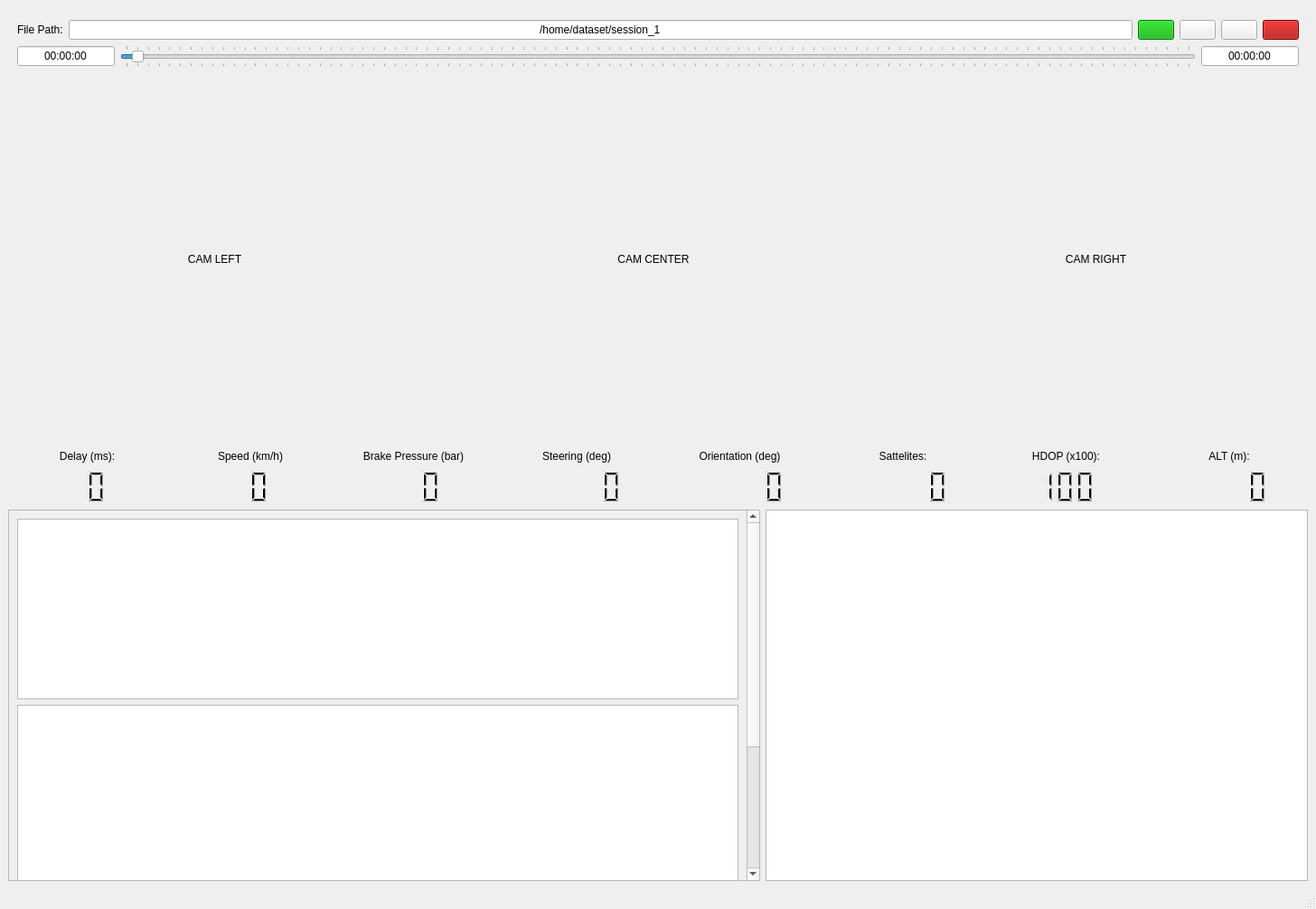
<?xml version="1.0" encoding="UTF-8"?>
<ui version="4.0">
 <class>MainWindow</class>
 <widget class="QMainWindow" name="MainWindow">
  <property name="geometry">
   <rect>
    <x>0</x>
    <y>0</y>
    <width>1456</width>
    <height>1006</height>
   </rect>
  </property>
  <property name="sizePolicy">
   <sizepolicy hsizetype="Preferred" vsizetype="Preferred">
    <horstretch>0</horstretch>
    <verstretch>0</verstretch>
   </sizepolicy>
  </property>
  <property name="windowTitle">
   <string>NemoPlayer</string>
  </property>
  <widget class="QWidget" name="centralwidget">
   <layout class="QVBoxLayout" name="verticalLayout_9">
    <item>
     <spacer name="verticalSpacer">
      <property name="orientation">
       <enum>Qt::Vertical</enum>
      </property>
      <property name="sizeType">
       <enum>QSizePolicy::Fixed</enum>
      </property>
      <property name="sizeHint" stdset="0">
       <size>
        <width>17</width>
        <height>13</height>
       </size>
      </property>
     </spacer>
    </item>
    <item>
     <layout class="QHBoxLayout" name="horizontalLayout">
      <property name="leftMargin">
       <number>10</number>
      </property>
      <property name="rightMargin">
       <number>10</number>
      </property>
      <item>
       <widget class="QLabel" name="label_2">
        <property name="sizePolicy">
         <sizepolicy hsizetype="Preferred" vsizetype="Preferred">
          <horstretch>0</horstretch>
          <verstretch>0</verstretch>
         </sizepolicy>
        </property>
        <property name="text">
         <string>File Path:</string>
        </property>
       </widget>
      </item>
      <item>
       <widget class="QLineEdit" name="lineEditRecPath">
        <property name="text">
         <string>/home/dataset/session_1</string>
        </property>
        <property name="alignment">
         <set>Qt::AlignCenter</set>
        </property>
       </widget>
      </item>
      <item>
       <widget class="QPushButton" name="pushButtonRecord">
        <property name="styleSheet">
         <string notr="true">color:rgb(0, 171, 14);
background-color: rgb(0, 170, 0);</string>
        </property>
        <property name="text">
         <string/>
        </property>
       </widget>
      </item>
      <item>
       <widget class="QPushButton" name="pushButtonPause">
        <property name="styleSheet">
         <string notr="true"/>
        </property>
        <property name="text">
         <string/>
        </property>
       </widget>
      </item>
      <item>
       <widget class="QPushButton" name="pushButtonNextFrame">
        <property name="styleSheet">
         <string notr="true"/>
        </property>
        <property name="text">
         <string/>
        </property>
       </widget>
      </item>
      <item>
       <widget class="QPushButton" name="pushButtonStop">
        <property name="styleSheet">
         <string notr="true">color: rgb(255, 0, 0);
background-color: rgb(170, 0, 0);</string>
        </property>
        <property name="text">
         <string/>
        </property>
       </widget>
      </item>
     </layout>
    </item>
    <item>
     <layout class="QHBoxLayout" name="horizontalLayout_4">
      <property name="leftMargin">
       <number>10</number>
      </property>
      <property name="rightMargin">
       <number>10</number>
      </property>
      <item>
       <widget class="QLineEdit" name="lineEditCrtTime">
        <property name="sizePolicy">
         <sizepolicy hsizetype="Minimum" vsizetype="Fixed">
          <horstretch>0</horstretch>
          <verstretch>0</verstretch>
         </sizepolicy>
        </property>
        <property name="text">
         <string>00:00:00</string>
        </property>
        <property name="maxLength">
         <number>32767</number>
        </property>
        <property name="alignment">
         <set>Qt::AlignCenter</set>
        </property>
        <property name="readOnly">
         <bool>true</bool>
        </property>
       </widget>
      </item>
      <item>
       <widget class="QSlider" name="horizontalSliderSeek">
        <property name="sizePolicy">
         <sizepolicy hsizetype="Expanding" vsizetype="Fixed">
          <horstretch>0</horstretch>
          <verstretch>0</verstretch>
         </sizepolicy>
        </property>
        <property name="singleStep">
         <number>1</number>
        </property>
        <property name="pageStep">
         <number>1</number>
        </property>
        <property name="value">
         <number>1</number>
        </property>
        <property name="orientation">
         <enum>Qt::Horizontal</enum>
        </property>
        <property name="tickPosition">
         <enum>QSlider::TicksBothSides</enum>
        </property>
       </widget>
      </item>
      <item>
       <widget class="QLineEdit" name="lineEditEndTime">
        <property name="enabled">
         <bool>true</bool>
        </property>
        <property name="sizePolicy">
         <sizepolicy hsizetype="Minimum" vsizetype="Fixed">
          <horstretch>0</horstretch>
          <verstretch>0</verstretch>
         </sizepolicy>
        </property>
        <property name="autoFillBackground">
         <bool>false</bool>
        </property>
        <property name="text">
         <string>00:00:00</string>
        </property>
        <property name="alignment">
         <set>Qt::AlignCenter</set>
        </property>
        <property name="readOnly">
         <bool>true</bool>
        </property>
       </widget>
      </item>
     </layout>
    </item>
    <item>
     <layout class="QHBoxLayout" name="horizontalLayout_5">
      <item>
       <widget class="QLabel" name="labelStreamLeft">
        <property name="sizePolicy">
         <sizepolicy hsizetype="Maximum" vsizetype="Expanding">
          <horstretch>0</horstretch>
          <verstretch>0</verstretch>
         </sizepolicy>
        </property>
        <property name="text">
         <string>CAM LEFT</string>
        </property>
        <property name="alignment">
         <set>Qt::AlignCenter</set>
        </property>
       </widget>
      </item>
      <item>
       <widget class="QLabel" name="labelTurnLeft">
        <property name="sizePolicy">
         <sizepolicy hsizetype="Maximum" vsizetype="Expanding">
          <horstretch>0</horstretch>
          <verstretch>0</verstretch>
         </sizepolicy>
        </property>
        <property name="text">
         <string/>
        </property>
        <property name="pixmap">
         <pixmap resource="icons.qrc">:/signal/arrow_left_blank.svg</pixmap>
        </property>
        <property name="alignment">
         <set>Qt::AlignCenter</set>
        </property>
       </widget>
      </item>
      <item>
       <widget class="QLabel" name="labelStreamCenter">
        <property name="sizePolicy">
         <sizepolicy hsizetype="Maximum" vsizetype="Expanding">
          <horstretch>0</horstretch>
          <verstretch>0</verstretch>
         </sizepolicy>
        </property>
        <property name="text">
         <string>CAM CENTER</string>
        </property>
        <property name="alignment">
         <set>Qt::AlignCenter</set>
        </property>
       </widget>
      </item>
      <item>
       <widget class="QLabel" name="labelTurnRight">
        <property name="sizePolicy">
         <sizepolicy hsizetype="Maximum" vsizetype="Expanding">
          <horstretch>0</horstretch>
          <verstretch>0</verstretch>
         </sizepolicy>
        </property>
        <property name="text">
         <string/>
        </property>
        <property name="pixmap">
         <pixmap resource="icons.qrc">:/signal/arrow_right_blank.svg</pixmap>
        </property>
        <property name="scaledContents">
         <bool>false</bool>
        </property>
        <property name="alignment">
         <set>Qt::AlignCenter</set>
        </property>
       </widget>
      </item>
      <item>
       <widget class="QLabel" name="labelStreamRight">
        <property name="sizePolicy">
         <sizepolicy hsizetype="Maximum" vsizetype="Expanding">
          <horstretch>0</horstretch>
          <verstretch>0</verstretch>
         </sizepolicy>
        </property>
        <property name="text">
         <string>CAM RIGHT</string>
        </property>
        <property name="alignment">
         <set>Qt::AlignCenter</set>
        </property>
       </widget>
      </item>
     </layout>
    </item>
    <item>
     <layout class="QHBoxLayout" name="horizontalLayout_2">
      <item>
       <layout class="QVBoxLayout" name="verticalLayout">
        <item>
         <widget class="QLabel" name="label_4">
          <property name="text">
           <string>Delay (ms):</string>
          </property>
          <property name="alignment">
           <set>Qt::AlignCenter</set>
          </property>
         </widget>
        </item>
        <item>
         <widget class="QLCDNumber" name="lcdDelay">
          <property name="enabled">
           <bool>true</bool>
          </property>
          <property name="sizePolicy">
           <sizepolicy hsizetype="Preferred" vsizetype="Preferred">
            <horstretch>0</horstretch>
            <verstretch>0</verstretch>
           </sizepolicy>
          </property>
          <property name="minimumSize">
           <size>
            <width>0</width>
            <height>40</height>
           </size>
          </property>
          <property name="styleSheet">
           <string notr="true"/>
          </property>
          <property name="lineWidth">
           <number>0</number>
          </property>
          <property name="digitCount">
           <number>2</number>
          </property>
         </widget>
        </item>
       </layout>
      </item>
      <item>
       <layout class="QVBoxLayout" name="verticalLayout_3">
        <item>
         <widget class="QLabel" name="label_5">
          <property name="text">
           <string>Speed (km/h)</string>
          </property>
          <property name="alignment">
           <set>Qt::AlignCenter</set>
          </property>
         </widget>
        </item>
        <item>
         <widget class="QLCDNumber" name="lcdSpeed">
          <property name="enabled">
           <bool>true</bool>
          </property>
          <property name="sizePolicy">
           <sizepolicy hsizetype="Preferred" vsizetype="Preferred">
            <horstretch>0</horstretch>
            <verstretch>0</verstretch>
           </sizepolicy>
          </property>
          <property name="minimumSize">
           <size>
            <width>0</width>
            <height>40</height>
           </size>
          </property>
          <property name="styleSheet">
           <string notr="true"/>
          </property>
          <property name="lineWidth">
           <number>0</number>
          </property>
          <property name="digitCount">
           <number>2</number>
          </property>
         </widget>
        </item>
       </layout>
      </item>
      <item>
       <layout class="QVBoxLayout" name="verticalLayout_4">
        <item>
         <widget class="QLabel" name="label_6">
          <property name="text">
           <string>Brake Pressure (bar)</string>
          </property>
          <property name="alignment">
           <set>Qt::AlignCenter</set>
          </property>
         </widget>
        </item>
        <item>
         <widget class="QLCDNumber" name="lcdBrake">
          <property name="enabled">
           <bool>true</bool>
          </property>
          <property name="sizePolicy">
           <sizepolicy hsizetype="Preferred" vsizetype="Preferred">
            <horstretch>0</horstretch>
            <verstretch>0</verstretch>
           </sizepolicy>
          </property>
          <property name="minimumSize">
           <size>
            <width>0</width>
            <height>40</height>
           </size>
          </property>
          <property name="styleSheet">
           <string notr="true"/>
          </property>
          <property name="lineWidth">
           <number>0</number>
          </property>
          <property name="digitCount">
           <number>3</number>
          </property>
         </widget>
        </item>
       </layout>
      </item>
      <item>
       <layout class="QVBoxLayout" name="verticalLayout_5">
        <item>
         <widget class="QLabel" name="label_7">
          <property name="text">
           <string>Steering (deg)</string>
          </property>
          <property name="alignment">
           <set>Qt::AlignCenter</set>
          </property>
         </widget>
        </item>
        <item>
         <widget class="QLCDNumber" name="lcdSteer">
          <property name="enabled">
           <bool>true</bool>
          </property>
          <property name="sizePolicy">
           <sizepolicy hsizetype="Preferred" vsizetype="Preferred">
            <horstretch>0</horstretch>
            <verstretch>0</verstretch>
           </sizepolicy>
          </property>
          <property name="minimumSize">
           <size>
            <width>0</width>
            <height>40</height>
           </size>
          </property>
          <property name="styleSheet">
           <string notr="true"/>
          </property>
          <property name="lineWidth">
           <number>0</number>
          </property>
         </widget>
        </item>
       </layout>
      </item>
      <item>
       <layout class="QVBoxLayout" name="verticalLayout_8">
        <item>
         <widget class="QLabel" name="label_9">
          <property name="text">
           <string>Orientation (deg)</string>
          </property>
          <property name="alignment">
           <set>Qt::AlignCenter</set>
          </property>
         </widget>
        </item>
        <item>
         <widget class="QLCDNumber" name="lcdOrientation">
          <property name="enabled">
           <bool>true</bool>
          </property>
          <property name="sizePolicy">
           <sizepolicy hsizetype="Preferred" vsizetype="Preferred">
            <horstretch>0</horstretch>
            <verstretch>0</verstretch>
           </sizepolicy>
          </property>
          <property name="minimumSize">
           <size>
            <width>0</width>
            <height>40</height>
           </size>
          </property>
          <property name="styleSheet">
           <string notr="true"/>
          </property>
          <property name="lineWidth">
           <number>0</number>
          </property>
         </widget>
        </item>
       </layout>
      </item>
      <item>
       <layout class="QVBoxLayout" name="verticalLayout_6">
        <item>
         <widget class="QLabel" name="label_8">
          <property name="sizePolicy">
           <sizepolicy hsizetype="Preferred" vsizetype="Preferred">
            <horstretch>0</horstretch>
            <verstretch>0</verstretch>
           </sizepolicy>
          </property>
          <property name="text">
           <string>Sattelites:</string>
          </property>
          <property name="alignment">
           <set>Qt::AlignCenter</set>
          </property>
         </widget>
        </item>
        <item>
         <widget class="QLCDNumber" name="lcdGPSSattelites">
          <property name="enabled">
           <bool>true</bool>
          </property>
          <property name="sizePolicy">
           <sizepolicy hsizetype="Preferred" vsizetype="Preferred">
            <horstretch>0</horstretch>
            <verstretch>0</verstretch>
           </sizepolicy>
          </property>
          <property name="minimumSize">
           <size>
            <width>0</width>
            <height>40</height>
           </size>
          </property>
          <property name="maximumSize">
           <size>
            <width>16777215</width>
            <height>16777215</height>
           </size>
          </property>
          <property name="font">
           <font>
            <pointsize>8</pointsize>
            <weight>50</weight>
            <italic>false</italic>
            <bold>false</bold>
            <underline>false</underline>
           </font>
          </property>
          <property name="autoFillBackground">
           <bool>false</bool>
          </property>
          <property name="styleSheet">
           <string notr="true"/>
          </property>
          <property name="lineWidth">
           <number>0</number>
          </property>
          <property name="digitCount">
           <number>5</number>
          </property>
          <property name="value" stdset="0">
           <double>0.000000000000000</double>
          </property>
         </widget>
        </item>
       </layout>
      </item>
      <item>
       <layout class="QVBoxLayout" name="verticalLayout_7">
        <item>
         <widget class="QLabel" name="label_3">
          <property name="sizePolicy">
           <sizepolicy hsizetype="Preferred" vsizetype="Preferred">
            <horstretch>0</horstretch>
            <verstretch>0</verstretch>
           </sizepolicy>
          </property>
          <property name="text">
           <string>HDOP (x100):</string>
          </property>
          <property name="alignment">
           <set>Qt::AlignCenter</set>
          </property>
         </widget>
        </item>
        <item>
         <widget class="QLCDNumber" name="lcdGPSHDOP">
          <property name="enabled">
           <bool>true</bool>
          </property>
          <property name="sizePolicy">
           <sizepolicy hsizetype="Preferred" vsizetype="Preferred">
            <horstretch>0</horstretch>
            <verstretch>0</verstretch>
           </sizepolicy>
          </property>
          <property name="minimumSize">
           <size>
            <width>0</width>
            <height>40</height>
           </size>
          </property>
          <property name="maximumSize">
           <size>
            <width>16777215</width>
            <height>16777215</height>
           </size>
          </property>
          <property name="font">
           <font>
            <pointsize>8</pointsize>
            <weight>50</weight>
            <italic>false</italic>
            <bold>false</bold>
            <underline>false</underline>
           </font>
          </property>
          <property name="autoFillBackground">
           <bool>false</bool>
          </property>
          <property name="styleSheet">
           <string notr="true"/>
          </property>
          <property name="lineWidth">
           <number>0</number>
          </property>
          <property name="smallDecimalPoint">
           <bool>true</bool>
          </property>
          <property name="digitCount">
           <number>3</number>
          </property>
          <property name="value" stdset="0">
           <double>100.000000000000000</double>
          </property>
          <property name="intValue" stdset="0">
           <number>100</number>
          </property>
         </widget>
        </item>
       </layout>
      </item>
      <item>
       <layout class="QVBoxLayout" name="verticalLayout_14">
        <item>
         <widget class="QLabel" name="label_15">
          <property name="sizePolicy">
           <sizepolicy hsizetype="Preferred" vsizetype="Preferred">
            <horstretch>0</horstretch>
            <verstretch>0</verstretch>
           </sizepolicy>
          </property>
          <property name="text">
           <string>ALT (m):</string>
          </property>
          <property name="alignment">
           <set>Qt::AlignCenter</set>
          </property>
         </widget>
        </item>
        <item>
         <widget class="QLCDNumber" name="lcdGPSAltitude">
          <property name="enabled">
           <bool>true</bool>
          </property>
          <property name="sizePolicy">
           <sizepolicy hsizetype="Preferred" vsizetype="Preferred">
            <horstretch>0</horstretch>
            <verstretch>0</verstretch>
           </sizepolicy>
          </property>
          <property name="minimumSize">
           <size>
            <width>0</width>
            <height>40</height>
           </size>
          </property>
          <property name="maximumSize">
           <size>
            <width>16777215</width>
            <height>16777215</height>
           </size>
          </property>
          <property name="font">
           <font>
            <pointsize>8</pointsize>
            <weight>50</weight>
            <italic>false</italic>
            <bold>false</bold>
            <underline>false</underline>
           </font>
          </property>
          <property name="autoFillBackground">
           <bool>false</bool>
          </property>
          <property name="styleSheet">
           <string notr="true"/>
          </property>
          <property name="lineWidth">
           <number>0</number>
          </property>
          <property name="smallDecimalPoint">
           <bool>true</bool>
          </property>
          <property name="digitCount">
           <number>4</number>
          </property>
          <property name="value" stdset="0">
           <double>0.000000000000000</double>
          </property>
          <property name="intValue" stdset="0">
           <number>0</number>
          </property>
         </widget>
        </item>
       </layout>
      </item>
     </layout>
    </item>
    <item>
     <layout class="QHBoxLayout" name="horizontalLayout_3">
      <item>
       <widget class="QScrollArea" name="scrollArea">
        <property name="widgetResizable">
         <bool>true</bool>
        </property>
        <widget class="QWidget" name="scrollAreaWidgetContents">
         <property name="geometry">
          <rect>
           <x>0</x>
           <y>0</y>
           <width>802</width>
           <height>636</height>
          </rect>
         </property>
         <property name="sizePolicy">
          <sizepolicy hsizetype="Preferred" vsizetype="Expanding">
           <horstretch>0</horstretch>
           <verstretch>0</verstretch>
          </sizepolicy>
         </property>
         <layout class="QVBoxLayout" name="verticalLayout_2">
          <item>
           <widget class="PlotWidget" name="plotWidgetAccel">
            <property name="sizePolicy">
             <sizepolicy hsizetype="Expanding" vsizetype="Maximum">
              <horstretch>0</horstretch>
              <verstretch>0</verstretch>
             </sizepolicy>
            </property>
            <property name="minimumSize">
             <size>
              <width>0</width>
              <height>200</height>
             </size>
            </property>
           </widget>
          </item>
          <item>
           <widget class="PlotWidget" name="plotWidgetGyro">
            <property name="sizePolicy">
             <sizepolicy hsizetype="Expanding" vsizetype="Maximum">
              <horstretch>0</horstretch>
              <verstretch>0</verstretch>
             </sizepolicy>
            </property>
            <property name="minimumSize">
             <size>
              <width>0</width>
              <height>200</height>
             </size>
            </property>
           </widget>
          </item>
          <item>
           <widget class="PlotWidget" name="plotWidgetOrientation">
            <property name="sizePolicy">
             <sizepolicy hsizetype="Expanding" vsizetype="Maximum">
              <horstretch>0</horstretch>
              <verstretch>0</verstretch>
             </sizepolicy>
            </property>
            <property name="minimumSize">
             <size>
              <width>0</width>
              <height>200</height>
             </size>
            </property>
           </widget>
          </item>
         </layout>
        </widget>
       </widget>
      </item>
      <item>
       <widget class="PlotWidget" name="plotWidgetGPS">
        <property name="sizePolicy">
         <sizepolicy hsizetype="Preferred" vsizetype="Expanding">
          <horstretch>0</horstretch>
          <verstretch>0</verstretch>
         </sizepolicy>
        </property>
        <property name="minimumSize">
         <size>
          <width>600</width>
          <height>200</height>
         </size>
        </property>
        <property name="styleSheet">
         <string notr="true"/>
        </property>
       </widget>
      </item>
     </layout>
    </item>
   </layout>
  </widget>
  <widget class="QMenuBar" name="menubar">
   <property name="geometry">
    <rect>
     <x>0</x>
     <y>0</y>
     <width>1456</width>
     <height>26</height>
    </rect>
   </property>
  </widget>
  <widget class="QStatusBar" name="statusbar"/>
 </widget>
 <customwidgets>
  <customwidget>
   <class>PlotWidget</class>
   <extends>QGraphicsView</extends>
   <header>pyqtgraph</header>
  </customwidget>
 </customwidgets>
 <resources>
  <include location="icons.qrc"/>
 </resources>
 <connections/>
</ui>
